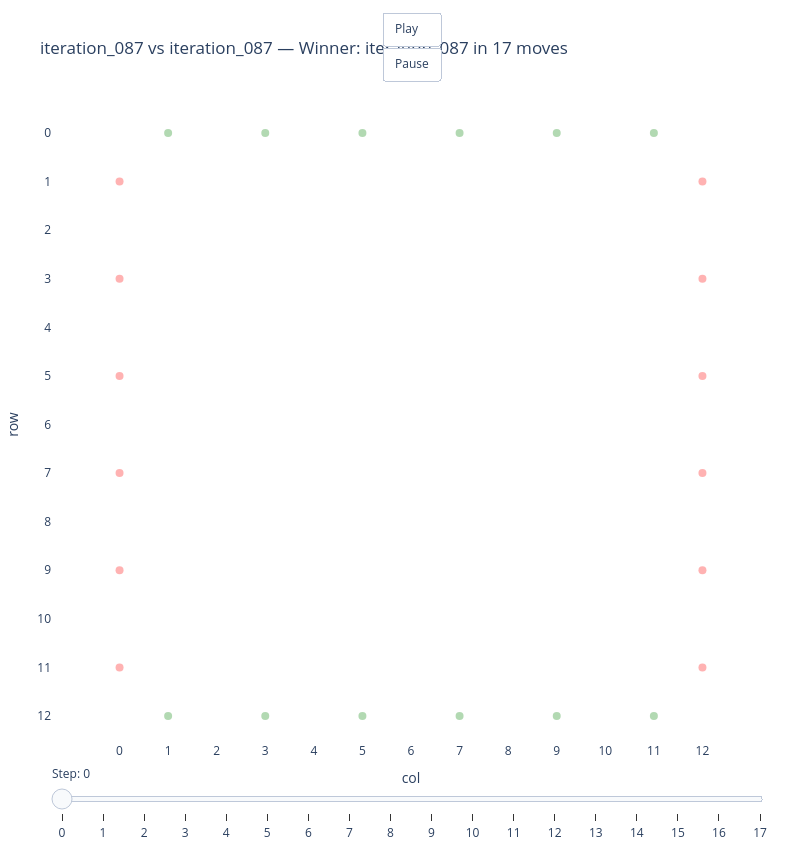

Notebook source saved alongside this figure:
### Code cell
Visualizer.visualize_game(results.game_records[2])

### Figure 1 — Plotly figure (JSON) as saved in the notebook; plotly's stock layout.template omitted (floating-point values rounded to 4 significant figures)
{"data": [{"hoverinfo": "skip", "marker": {"color": "green", "opacity": 0.3, "size": 8}, "mode": "markers", "showlegend": false, "type": "scatter", "x": [1, 1, 3, 3, 5, 5, 7, 7, 9, 9, 11, 11], "y": [0, 12, 0, 12, 0, 12, 0, 12, 0, 12, 0, 12]}, {"hoverinfo": "skip", "marker": {"color": "red", "opacity": 0.3, "size": 8}, "mode": "markers", "showlegend": false, "type": "scatter", "x": [0, 12, 0, 12, 0, 12, 0, 12, 0, 12, 0, 12], "y": [1, 1, 3, 3, 5, 5, 7, 7, 9, 9, 11, 11]}, {"hoverinfo": "skip", "marker": {"opacity": 0, "size": 0}, "mode": "markers", "showlegend": false, "type": "scatter", "x": [null], "y": [null]}, {"hoverinfo": "skip", "marker": {"opacity": 0, "size": 0}, "mode": "markers", "showlegend": false, "type": "scatter", "x": [null], "y": [null]}, {"hoverinfo": "skip", "marker": {"opacity": 0, "size": 0}, "mode": "markers", "showlegend": false, "type": "scatter", "x": [null], "y": [null]}, {"hoverinfo": "skip", "marker": {"opacity": 0, "size": 0}, "mode": "markers", "showlegend": false, "type": "scatter", "x": [null], "y": [null]}, {"hoverinfo": "skip", "marker": {"opacity": 0, "size": 0}, "mode": "markers", "showlegend": false, "type": "scatter", "x": [null], "y": [null]}, {"hoverinfo": "skip", "marker": {"opacity": 0, "size": 0}, "mode": "markers", "showlegend": false, "type": "scatter", "x": [null], "y": [null]}, {"hoverinfo": "skip", "marker": {"opacity": 0, "size": 0}, "mode": "markers", "showlegend": false, "type": "scatter", "x": [null], "y": [null]}, {"hoverinfo": "skip", "marker": {"opacity": 0, "size": 0}, "mode": "markers", "showlegend": false, "type": "scatter", "x": [null], "y": [null]}, {"hoverinfo": "skip", "marker": {"opacity": 0, "size": 0}, "mode": "markers", "showlegend": false, "type": "scatter", "x": [null], "y": [null]}, {"hoverinfo": "skip", "marker": {"opacity": 0, "size": 0}, "mode": "markers", "showlegend": false, "type": "scatter", "x": [null], "y": [null]}, {"hoverinfo": "skip", "marker": {"opacity": 0, "size": 0}, "mode": "markers", "showlegend": false, "type": "scatter", "x": [null], "y": [null]}, {"hoverinfo": "skip", "marker": {"opacity": 0, "size": 0}, "mode": "markers", "showlegend": false, "type": "scatter", "x": [null], "y": [null]}, {"hoverinfo": "skip", "marker": {"opacity": 0, "size": 0}, "mode": "markers", "showlegend": false, "type": "scatter", "x": [null], "y": [null]}, {"hoverinfo": "skip", "marker": {"opacity": 0, "size": 0}, "mode": "markers", "showlegend": false, "type": "scatter", "x": [null], "y": [null]}, {"hoverinfo": "skip", "marker": {"opacity": 0, "size": 0}, "mode": "markers", "showlegend": false, "type": "scatter", "x": [null], "y": [null]}, {"hoverinfo": "skip", "marker": {"opacity": 0, "size": 0}, "mode": "markers", "showlegend": false, "type": "scatter", "x": [null], "y": [null]}, {"hoverinfo": "skip", "marker": {"opacity": 0, "size": 0}, "mode": "markers", "showlegend": false, "type": "scatter", "x": [null], "y": [null]}], "layout": {"height": 850, "margin": {"b": 50, "l": 50, "r": 30, "t": 80}, "plot_bgcolor": "white", "sliders": [{"active": 0, "currentvalue": {"prefix": "Step: "}, "steps": [{"args": [["0"], {"frame": {"duration": 0, "redraw": true}, "mode": "immediate", "transition": {"duration": 0}}], "label": "0", "method": "animate"}, {"args": [["1"], {"frame": {"duration": 0, "redraw": true}, "mode": "immediate", "transition": {"duration": 0}}], "label": "1", "method": "animate"}, {"args": [["2"], {"frame": {"duration": 0, "redraw": true}, "mode": "immediate", "transition": {"duration": 0}}], "label": "2", "method": "animate"}, {"args": [["3"], {"frame": {"duration": 0, "redraw": true}, "mode": "immediate", "transition": {"duration": 0}}], "label": "3", "method": "animate"}, {"args": [["4"], {"frame": {"duration": 0, "redraw": true}, "mode": "immediate", "transition": {"duration": 0}}], "label": "4", "method": "animate"}, {"args": [["5"], {"frame": {"duration": 0, "redraw": true}, "mode": "immediate", "transition": {"duration": 0}}], "label": "5", "method": "animate"}, {"args": [["6"], {"frame": {"duration": 0, "redraw": true}, "mode": "immediate", "transition": {"duration": 0}}], "label": "6", "method": "animate"}, {"args": [["7"], {"frame": {"duration": 0, "redraw": true}, "mode": "immediate", "transition": {"duration": 0}}], "label": "7", "method": "animate"}, {"args": [["8"], {"frame": {"duration": 0, "redraw": true}, "mode": "immediate", "transition": {"duration": 0}}], "label": "8", "method": "animate"}, {"args": [["9"], {"frame": {"duration": 0, "redraw": true}, "mode": "immediate", "transition": {"duration": 0}}], "label": "9", "method": "animate"}, {"args": [["10"], {"frame": {"duration": 0, "redraw": true}, "mode": "immediate", "transition": {"duration": 0}}], "label": "10", "method": "animate"}, {"args": [["11"], {"frame": {"duration": 0, "redraw": true}, "mode": "immediate", "transition": {"duration": 0}}], "label": "11", "method": "animate"}, {"args": [["12"], {"frame": {"duration": 0, "redraw": true}, "mode": "immediate", "transition": {"duration": 0}}], "label": "12", "method": "animate"}, {"args": [["13"], {"frame": {"duration": 0, "redraw": true}, "mode": "immediate", "transition": {"duration": 0}}], "label": "13", "method": "animate"}, {"args": [["14"], {"frame": {"duration": 0, "redraw": true}, "mode": "immediate", "transition": {"duration": 0}}], "label": "14", "method": "animate"}, {"args": [["15"], {"frame": {"duration": 0, "redraw": true}, "mode": "immediate", "transition": {"duration": 0}}], "label": "15", "method": "animate"}, {"args": [["16"], {"frame": {"duration": 0, "redraw": true}, "mode": "immediate", "transition": {"duration": 0}}], "label": "16", "method": "animate"}, {"args": [["17"], {"frame": {"duration": 0, "redraw": true}, "mode": "immediate", "transition": {"duration": 0}}], "label": "17", "method": "animate"}]}], "title": {"text": "iteration_087 vs iteration_087 — Winner: iteration_087 in 17 moves"}, "updatemenus": [{"buttons": [{"args": [null, {"frame": {"duration": 500, "redraw": true}, "fromcurrent": true, "transition": {"duration": 0}}], "label": "Play", "method": "animate"}, {"args": [[null], {"frame": {"duration": 0, "redraw": false}, "mode": "immediate", "transition": {"duration": 0}}], "label": "Pause", "method": "animate"}], "showactive": false, "type": "buttons", "x": 0.5, "xanchor": "center", "y": 1.15}], "width": 800, "xaxis": {"range": [-0.5, 12.5], "scaleanchor": "y", "tickmode": "array", "tickvals": [0, 1, 2, 3, 4, 5, 6, 7, 8, 9, 10, 11, 12], "title": {"text": "col"}}, "yaxis": {"autorange": false, "range": [12.5, -0.5], "tickmode": "array", "tickvals": [0, 1, 2, 3, 4, 5, 6, 7, 8, 9, 10, 11, 12], "title": {"text": "row"}}}}
